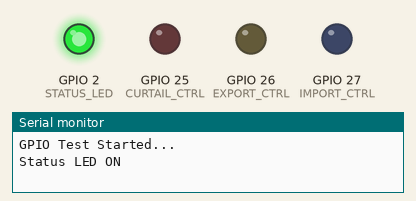
Recording of a sketch running on a simulated ESP32. Parts: output pins drawn as LEDs (lit = HIGH), the last lines printed to the serial monitor.

Above: at 0.4 s.
At 1.6 s:
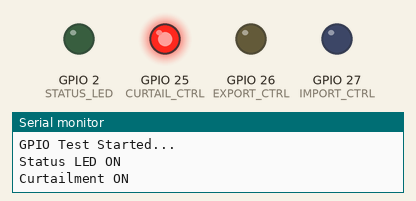
At 2.8 s:
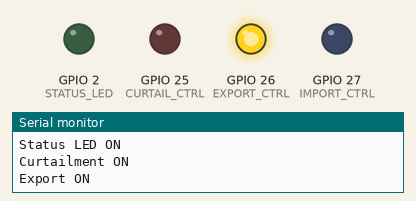
At 4.0 s:
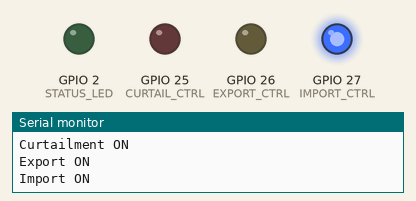
At 5.1 s:
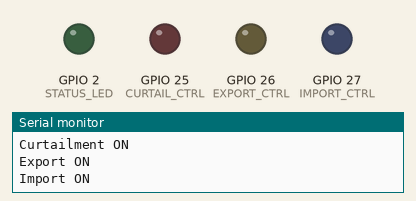
Timing chart, 0 to 7.5 s (numbered marks = the images above):
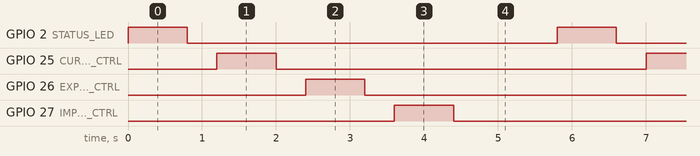

The sketch:

sketch.ino
```cpp
#define STATUS_LED     2
#define CURTAIL_CTRL   25
#define EXPORT_CTRL    26
#define IMPORT_CTRL    27

void setup() {
  pinMode(STATUS_LED, OUTPUT);
  pinMode(CURTAIL_CTRL, OUTPUT);
  pinMode(EXPORT_CTRL, OUTPUT);
  pinMode(IMPORT_CTRL, OUTPUT);

// Start with everything OFF (safe state)
  digitalWrite(STATUS_LED, LOW);
  digitalWrite(CURTAIL_CTRL, LOW);
  digitalWrite(EXPORT_CTRL, LOW);
  digitalWrite(IMPORT_CTRL, LOW);

  Serial.begin(115200);
  Serial.println("GPIO Test Started...");
}

void loop() {
  // 1. Status LED
  Serial.println("Status LED ON");
  digitalWrite(STATUS_LED, HIGH);
  delay(800);
  digitalWrite(STATUS_LED, LOW);
  delay(400);

  // 2. Curtailment
  Serial.println("Curtailment ON");
  digitalWrite(CURTAIL_CTRL, HIGH);
  delay(800);
  digitalWrite(CURTAIL_CTRL, LOW);
  delay(400);

  // 3. Export
  Serial.println("Export ON");
  digitalWrite(EXPORT_CTRL, HIGH);
  delay(800);
  digitalWrite(EXPORT_CTRL, LOW);
  delay(400);

  // 4. Import
  Serial.println("Import ON");
  digitalWrite(IMPORT_CTRL, HIGH);
  delay(800);
  digitalWrite(IMPORT_CTRL, LOW);
  delay(400);

  delay(1000);
}
```

Measured:
- by itself, GPIO 2 (STATUS_LED), GPIO 25 (CURTAIL_CTRL), GPIO 26 (EXPORT_CTRL), GPIO 27 (IMPORT_CTRL): alternates HIGH for 0.80 s and LOW for 5.0 s
- by itself, everything shown: repeats every 5.8 s, in 8 steps
